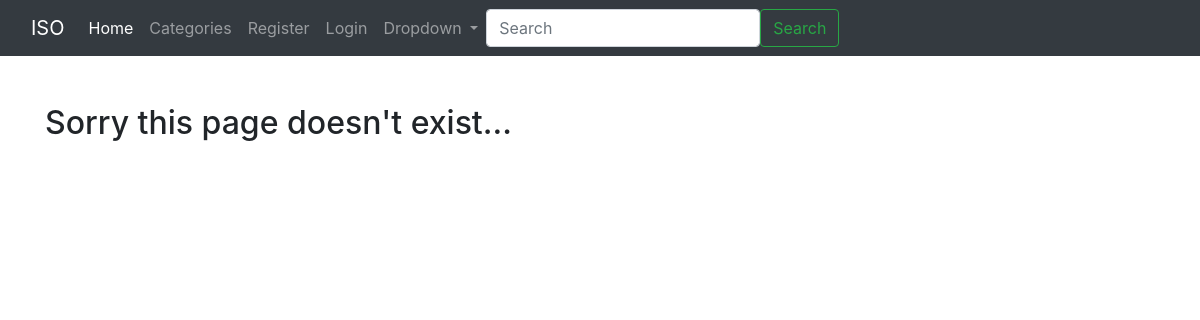
Before: /category/horror/ with the older database file.
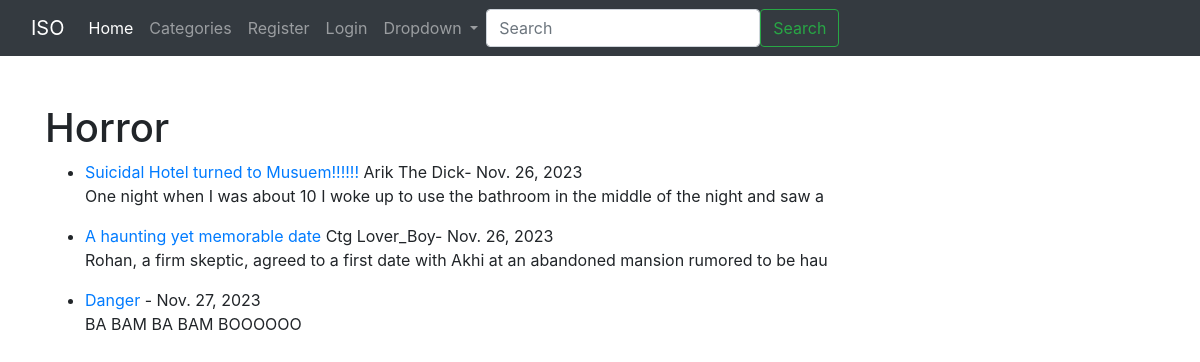
After: the same page with the newer database file.
### ISO_Blog/models.py (models this page shows, shortened)
class Post(models.Model):
    title=models.CharField(max_length=255)
    title_tag=models.CharField(max_length=255)
    author=models.ForeignKey(User, on_delete=models.CASCADE)
    body=models.TextField()
    post_date=models.DateField(auto_now_add=True)
    category=models.CharField(max_length=255, default='uncategorized')
    likes = models.ManyToManyField(User, related_name='blog_posts')

### ISO_Blog/views.py (the view)
# urls.py: path('category/<str:cats>/',CategoryView, name='category' ),
def CategoryView(request, cats):
    category_posts = Post.objects.filter(category=cats.replace('-', ' '))
    return render(request, 'categories.html', {'cats': cats.title().replace('-', ' '), 'category_posts':category_posts})

### ISO_Blog/templates/categories.html (shortened to what this page needs)
{% extends 'base.html' %}
{% block content %}
{% if category_posts %}
    <h1>{{cats}}</h1>
    <ul>
    {% for post in category_posts %}
         <li><a href="{% url 'post_details' post.pk %}">{{post.title}}</a>
             {{ post.author.first_name }}
            {{ post.author.last_name }}-
            {{ post.post_date }} <br/>
        {{post.body|slice:":100"|safe }}</li>
    {% endfor %}
    </ul>
{% else %}
    <h2>Sorry this page doesn't exist...</h2>
{% endif %}
{% endblock %}

### ISO_Blog/templates/base.html (shortened to what this page needs)
<!doctype html>
<html lang="en">
  <head>
    <link rel="stylesheet" href="https://cdn.jsdelivr.net/npm/bootstrap@4.4.1/dist/css/bootstrap.min.css">
  </head>
  <body>
    <nav class="navbar navbar-expand-lg navbar-dark bg-dark">
        <div class="container-fluid">
          <a class="navbar-brand" href="{% url 'Home' %}">ISO</a>
          <div class="collapse navbar-collapse" id="navbarSupportedContent">
            <ul class="navbar-nav me-auto mb-2 mb-lg-0">
              <li class="nav-item">
                <a class="nav-link active" aria-current="page" href="#">Home</a>
              </li>
              {% if cat_menu %}
              <li class="nav-item dropdown">
                <a class="nav-link dropdown-toggle" href="#" id="navbarDropdown" role="button" data-toggle="dropdown" aria-haspopup="true" aria-expanded="false">
                Categories
                </a>
                <div class="dropdown-menu" aria-labelledby="navbarDropdown">
                  {% for item in cat_menu %}
                   <a class="dropdown-item" href="{%url 'category' item|slugify %}">{{ item }}</a>
                  {% endfor %}
                </div>
              </li>
              {% else %}
                <li class="nav-item">
                  <a class="nav-link" href="{% url 'category-list'%}">Categories</a>
                </li>
              {% endif %}
              {% if user.is_authenticated %}
                <li class="nav-item">
                  <a class="nav-link" href="{% url 'add_post'%}">Add Post</a>
                </li>
                 <li class="nav-item">
                  <a class="nav-link" href="{% url 'add_category'%}">Add Category</a>
                </li>
                <li class="nav-item">
                  <a class="nav-link" href="{% url 'logout'%}">Logout</a>
                </li>
              {% else %}
                <li class="nav-item">
                  <a class="nav-link" href="{% url 'register'%}">Register</a>
                </li>
                <li class="nav-item">
                  <a class="nav-link" href="{% url 'login'%}">Login</a>
                </li>
              {% endif %}
              <li class="nav-item dropdown">
                <a class="nav-link dropdown-toggle" href="#" id="navbarDropdown" role="button" data-bs-toggle="dropdown" aria-expanded="false">
                  Dropdown
                </a>
              </li>
            </ul>
            <form class="d-flex">
              <input class="form-control me-2" type="search" placeholder="Search" aria-label="Search">
              <button class="btn btn-outline-success" type="submit">Search</button>
            </form>
          </div>
        </div>
      </nav>
    <br/>
    <br/>
    <div class="container">
      {% block content %}
      {% endblock %}
    </div>
  </body>
</html>

Changed rows visible on the page:
added Post: title "Suicidal Hotel turned to Musuem!!!!!!", author.first_name "Arik", author.last_name "The Dick", post_date "Nov. 26, 2023", body "One night when I was about 10 I woke up to use the bathroom in the middle of the night and saw a"
added Post: title "A haunting yet memorable date", author.first_name "Ctg", author.last_name "Lover_Boy", post_date "Nov. 26, 2023", body "Rohan, a firm skeptic, agreed to a first date with Akhi at an abandoned mansion rumored to be hau"
added Post: title "Danger", post_date "Nov. 27, 2023", body "BA BAM BA BAM BOOOOOO"
Other visible differences:
{{ cats }}: (not shown) → "Horror"
text no longer shown: "Sorry this page doesn't exist..."
